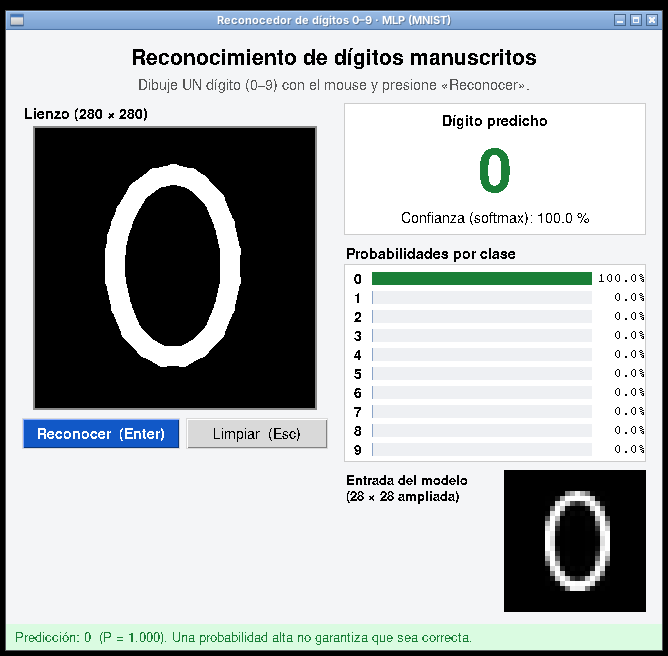
#> input picture results/screenshots/04_digito_0.png, 668 x 656 px; its folder holds 8 pictures in this run
$ python make_report_figures.py
#> lines starting #> are read from the running program, lines starting #| are printed output that depends on the picture; after the words box and inside, x2 and y2 are one past the last pixel; in counts of white or black regions, pixels touching at a corner belong together
### scripts/capture_screenshots.py
"""Prueba de extremo a extremo de la interfaz con mouse real (Linux + Xvfb).

Mueve el puntero con xdotool para DIBUJAR los dígitos 0-9 sobre el lienzo,
pulsa los botones y guarda capturas de pantalla con ImageMagick (import).
Los trazos son trayectorias predefinidas que imitan escritura a mano; no
reemplazan las pruebas con dibujos hechos por una persona.

Requisitos (Linux): Xvfb, openbox, xdotool, imagemagick.
Uso:
    Xvfb :99 -screen 0 1280x900x24 &  DISPLAY=:99 openbox &
    DISPLAY=:99 python scripts/capture_screenshots.py
"""
from __future__ import annotations

import json
import math
import os
import subprocess
import sys
import time
from pathlib import Path

ROOT = Path(__file__).resolve().parent.parent
OUT = ROOT / "results" / "screenshots"
OUT.mkdir(parents=True, exist_ok=True)
GEOM = Path("/tmp/demo_geom.json")
PREDS = ROOT / "results" / "gui_predictions.jsonl"
PY = sys.executable


def sh(*args: str) -> str:
    return subprocess.run(args, check=True, capture_output=True, text=True).stdout


def ellipse(cx, cy, rx, ry, start=-90, end=270, n=40):
#> called with cx = 140, cy = 140, rx = 58, ry = 92, start = -90, end = 270, n = 40
    pts = []
    for i in range(n + 1):
        a = math.radians(start + (end - start) * i / n)
        pts.append((cx + rx * math.cos(a), cy + ry * math.sin(a)))
    return pts


def catmull(points, steps=8):
    """Suaviza una polilínea (spline de Catmull-Rom) para imitar un trazo a mano."""
#> called with steps = 8
    if len(points) < 3:
        return points
    p = [points[0]] + points + [points[-1]]
    out = []
    for i in range(1, len(p) - 2):
        p0, p1, p2, p3 = p[i - 1], p[i], p[i + 1], p[i + 2]
        for s in range(steps):
            t = s / steps
            t2, t3 = t * t, t * t * t
            out.append(tuple(
                0.5 * ((2 * p1[k]) + (-p0[k] + p2[k]) * t +
                       (2 * p0[k] - 5 * p1[k] + 4 * p2[k] - p3[k]) * t2 +
                       (-p0[k] + 3 * p1[k] - 3 * p2[k] + p3[k]) * t3) for k in range(2)))
    out.append(points[-1])
    return out


# Trazos de cada dígito en coordenadas del lienzo (280x280). Lista de trazos.
DIGITS = {
    0: [ellipse(140, 140, 58, 92)],
    1: [catmull([(118, 72), (148, 45), (146, 140), (142, 235)])],
    2: [catmull([(88, 92), (115, 55), (160, 48), (192, 82), (180, 130),
                 (135, 180), (88, 232), (150, 228), (205, 230)])],
    3: [catmull([(85, 70), (135, 45), (188, 72), (178, 118), (135, 135),
                 (190, 165), (185, 215), (135, 238), (82, 215)])],
    4: [catmull([(160, 45), (120, 110), (82, 170), (150, 168), (212, 166)]),
        [(172, 95), (170, 165), (168, 238)]],
    5: [catmull([(198, 52), (150, 50), (102, 52), (96, 128), (150, 112),
                 (195, 148), (188, 205), (140, 236), (86, 214)])],
    6: [catmull([(185, 48), (130, 85), (98, 150), (100, 210), (140, 236),
                 (185, 210), (180, 165), (140, 145), (102, 170)])],
    7: [catmull([(78, 58), (140, 54), (204, 56), (165, 140), (128, 238)])],
    8: [catmull([(180, 70), (140, 45), (98, 72), (110, 115), (175, 160),
                 (190, 210), (140, 240), (90, 210), (105, 160), (170, 115),
                 (182, 72)])],
    9: [ellipse(140, 98, 52, 50, start=0, end=360), catmull([(192, 98), (186, 170), (175, 238)])],
}


# Casos adicionales para analizar límites del sistema.
def _scaled(strokes, scale, dx, dy):
    return [[(x * scale + dx, y * scale + dy) for x, y in st] for st in strokes]


EXTRA_CASES = {
    # Dígito pequeño dibujado en una esquina: prueba recorte y centrado.
    "07_digito_pequeno_esquina": _scaled(DIGITS[3], 0.38, 8, 6),
    # Fuera de alcance: dos dígitos ("12") y una letra ("X").
    "06_fuera_de_alcance_12": (_scaled(DIGITS[1], 0.55, -20, 60)
                               + _scaled(DIGITS[2], 0.55, 115, 60)),
    "06_fuera_de_alcance_X": [[(70, 60), (140, 140), (210, 225)],
                              [(210, 60), (140, 140), (70, 225)]],
}


class GuiSession:
    # [61 lines left out: functions __init__, geom, wait_model, click, draw_digit, shot and 1 more, not called in this run]

    def close(self):
        self.proc.kill()
        self.proc.wait(timeout=10)


# [45 lines left out: function main, not called in this run]


# [2 lines that do not run on import are left out]

### digit_recognizer/preprocessing.py
"""Convierte un dibujo del lienzo en una entrada compatible con MNIST.

MNIST se construyó así: el dígito se recorta, se escala a una caja de
20x20 conservando la proporción y se coloca en una imagen de 28x28
centrado según su centro de masa. Aquí se replica ese proceso para que
el dibujo del usuario se parezca lo más posible a los datos de entrenamiento.
"""
from __future__ import annotations

import numpy as np
from PIL import Image

from . import config

INK_THRESHOLD = 30        # nivel de gris mínimo para considerar "tinta"
MIN_INK_PIXELS = 20       # menos píxeles que esto = lienzo vacío
DIGIT_BOX = 20            # tamaño máximo del dígito dentro de 28x28 (como MNIST)


class EmptyCanvasError(ValueError):
    """Se lanza cuando el lienzo no contiene un trazo suficiente."""


def is_empty(gray: np.ndarray) -> bool:
    """True si el arreglo en escala de grises no contiene trazo útil."""
    return int((gray > INK_THRESHOLD).sum()) < MIN_INK_PIXELS


def _center_by_mass(img28: np.ndarray) -> np.ndarray:
    """Desplaza la imagen para que su centro de masa quede en el centro."""
    total = img28.sum()
    if total == 0:
        return img28
    rows, cols = np.indices(img28.shape)
    cy = (rows * img28).sum() / total
    cx = (cols * img28).sum() / total
    shift_y = int(round(img28.shape[0] / 2 - cy))
    shift_x = int(round(img28.shape[1] / 2 - cx))

    shifted = np.zeros_like(img28)
    h, w = img28.shape
    src_y = slice(max(0, -shift_y), min(h, h - shift_y))
    dst_y = slice(max(0, shift_y), min(h, h + shift_y))
    src_x = slice(max(0, -shift_x), min(w, w - shift_x))
    dst_x = slice(max(0, shift_x), min(w, w + shift_x))
    shifted[dst_y, dst_x] = img28[src_y, src_x]
    return shifted


def preprocess_canvas(image: Image.Image) -> np.ndarray:
    """Imagen PIL del lienzo (trazo claro sobre fondo oscuro) -> arreglo (1, 28, 28).

    Pasos: escala de grises, recorte del área con tinta, redimensionado
    conservando proporciones, márgenes y centrado, y normalización a [0, 1].
    """
    # PNG transparente: componer sobre blanco antes de convertir a gris.
    if "A" in image.getbands() or "transparency" in image.info:
        rgba = image.convert("RGBA")
        background = Image.new("RGBA", rgba.size, "white")
        image = Image.alpha_composite(background, rgba)
    gray = np.asarray(image.convert("L"), dtype=np.uint8)
    if gray.size == 0:
        raise EmptyCanvasError("La imagen no contiene píxeles.")

    # Si el fondo es claro (p. ej. una imagen externa), se invierte.
    if np.median(gray) > 127:
        gray = 255 - gray

    if is_empty(gray):
        raise EmptyCanvasError("El lienzo está vacío o el trazo es demasiado pequeño.")

    # 1) Recorte del rectángulo que contiene la tinta.
    ys, xs = np.nonzero(gray > INK_THRESHOLD)
    crop = gray[ys.min():ys.max() + 1, xs.min():xs.max() + 1]

    # 2) Redimensionar conservando proporciones: el lado mayor mide 20 px.
    h, w = crop.shape
    scale = DIGIT_BOX / max(h, w)
    new_w = max(1, int(round(w * scale)))
    new_h = max(1, int(round(h * scale)))
    small = Image.fromarray(crop).resize((new_w, new_h), Image.Resampling.LANCZOS)

    # 3) Pegar en un lienzo negro de 28x28 (márgenes) y centrar por masa.
    canvas28 = np.zeros((config.IMAGE_SIZE, config.IMAGE_SIZE), dtype=np.float32)
    top = (config.IMAGE_SIZE - new_h) // 2
    left = (config.IMAGE_SIZE - new_w) // 2
    canvas28[top:top + new_h, left:left + new_w] = np.asarray(small, dtype=np.float32)
    canvas28 = _center_by_mass(canvas28)

    # 4) Normalizar y añadir la dimensión de lote: (1, 28, 28).
    canvas28 = np.clip(canvas28 / 255.0, 0.0, 1.0)
    return canvas28[np.newaxis, ...].astype("float32")

### scripts/make_report_figures.py
"""Genera figuras auxiliares para el informe:
- results/figures/pipeline_preprocesamiento.png  (pasos del preprocesamiento)
- results/figures/montaje_gui_0_9.png            (capturas de los dígitos 0-9)

Uso:  python scripts/make_report_figures.py   (después de capture_screenshots.py)
"""
import json
import sys
from pathlib import Path

import matplotlib

matplotlib.use("Agg")
import matplotlib.pyplot as plt
import numpy as np
from PIL import Image, ImageDraw

ROOT = Path(__file__).resolve().parent.parent
sys.path.insert(0, str(ROOT))
sys.path.insert(0, str(ROOT / "scripts"))

from capture_screenshots import DIGITS, catmull  # noqa: E402,F401
from digit_recognizer.preprocessing import DIGIT_BOX, INK_THRESHOLD, preprocess_canvas  # noqa: E402

FIG = ROOT / "results" / "figures"
SHOTS = ROOT / "results" / "screenshots"


def pipeline_figure():
    # Dígito 5 dibujado pequeño y desplazado, para que el efecto sea visible.
    img = Image.new("L", (280, 280), 0)
#> img: PIL image 280x280 L; every value is 0
    d = ImageDraw.Draw(img)
    for stroke in DIGITS[5]:
        pts = [(x * 0.6 + 100, y * 0.6 + 95) for x, y in stroke]
        d.line(pts, fill=255, width=20, joint="curve")
    gray = np.asarray(img)
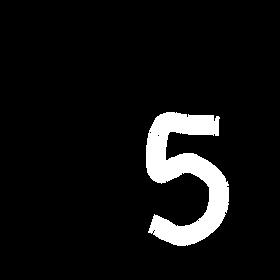
#> gray: shape (280, 280); 7% white; 1 white region, box (x1, y1, x2, y2) and area: (146, 112, 229, 246) 5525
    ys, xs = np.nonzero(gray > INK_THRESHOLD)
#> ys = 5525 values from 112 to 245; xs = 5525 values, max 228 at index 3470, min 146 at index 1546, mean 185.7
    crop = gray[ys.min():ys.max() + 1, xs.min():xs.max() + 1]
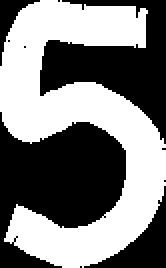
#> crop: shape (134, 83) (shown 2 times larger); 49.7% white; 1 white region, box (x1, y1, x2, y2) and area: (0, 0, 83, 134) 5525
    h, w = crop.shape
#> h = 134; w = 83
    s = DIGIT_BOX / max(h, w)
#> s = 0.149
    small = np.asarray(Image.fromarray(crop).resize((max(1, round(w * s)), max(1, round(h * s))),
                                                     Image.Resampling.LANCZOS))
    final = preprocess_canvas(img)[0]
#> in preprocess_canvas, `ys, xs = np.nonzero(gray > INK_THRESHOLD)`: ys = 5525 values from 112 to 245
#> in preprocess_canvas, `canvas28[top:top + new_h, left:left + new_w] = np.asarray(small, dtype..`:
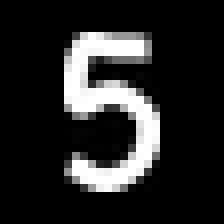
#> canvas28: shape (28, 28) float32 (shown 8 times larger); min 0, max 255, mean 39.1
#> in _center_by_mass, `total = img28.sum()`: total = 30647
#> in _center_by_mass, `cy = (rows * img28).sum() / total`: cy = 13.01
#> in _center_by_mass, `cx = (cols * img28).sum() / total`: cx = 13.31
#> in _center_by_mass, `shift_y = int(round(img28.shape[0] / 2 - cy))`: shift_y = 1

    panels = [(gray, "1. Lienzo 280×280\n(trazo claro, fondo negro)"),
              (crop, f"2. Recorte del área\ncon tinta ({w}×{h})"),
              (small, f"3. Redimensionado\n(lado mayor = 20 px)"),
              (final, "4. 28×28 centrado por\nmasa y normalizado [0,1]")]
    fig, axes = plt.subplots(1, 4, figsize=(10, 2.9))
    for ax, (arr, title) in zip(axes, panels):
        ax.imshow(arr, cmap="gray")
        ax.set_title(title, fontsize=9)
        ax.set_xticks([])
        ax.set_yticks([])
#> this loop made 4 passes
    fig.tight_layout()
    fig.savefig(FIG / "pipeline_preprocesamiento.png", dpi=170)
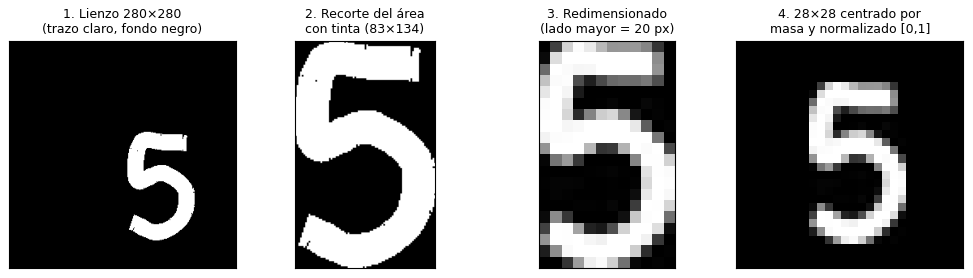
#> figure drawn by matplotlib, 4 panels
    plt.close(fig)


def montage():
    ims = [Image.open(SHOTS / f"04_digito_{d}.png").convert("RGB") for d in range(10)]
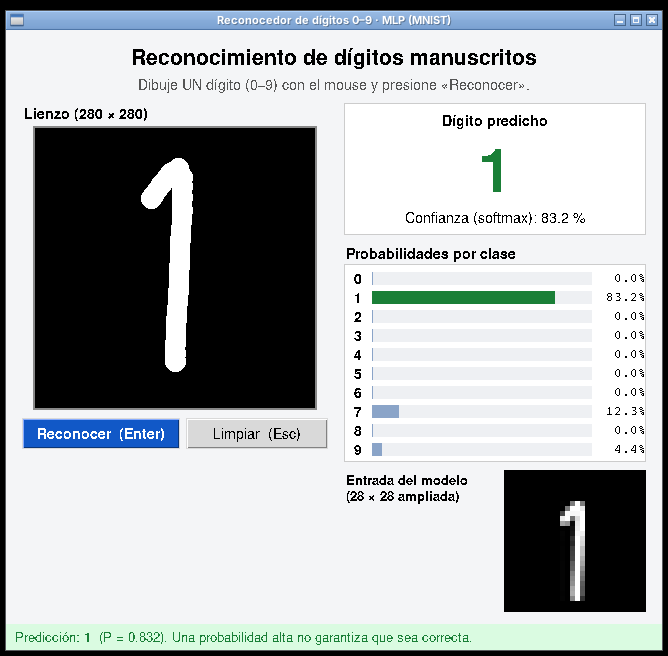
#> input picture results/screenshots/04_digito_1.png, 668 x 656 px
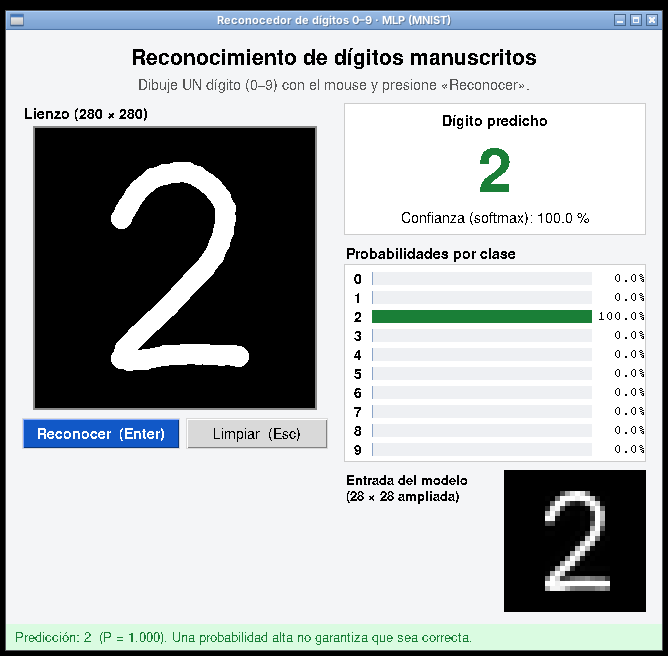
#> input picture results/screenshots/04_digito_2.png, 668 x 656 px
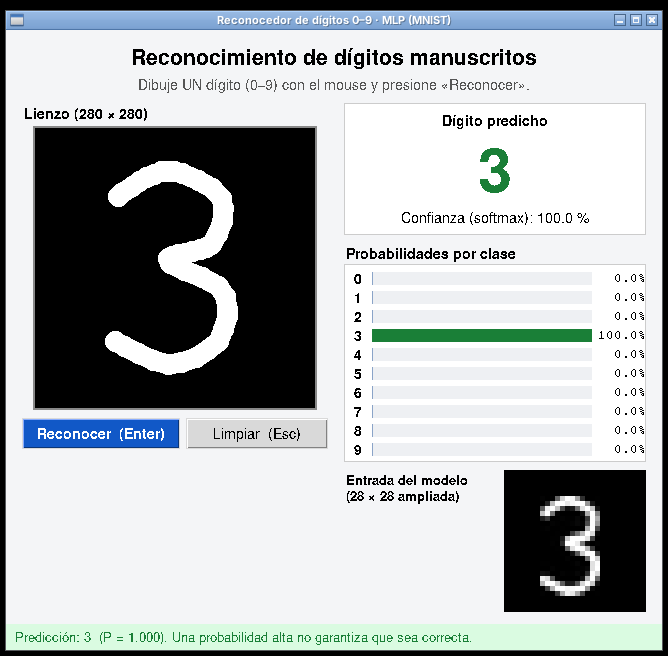
#> input picture results/screenshots/04_digito_3.png, 668 x 656 px
    w, h = ims[0].size
    sheet = Image.new("RGB", (w * 5, h * 2), "white")
    for k, im in enumerate(ims):
        sheet.paste(im, ((k % 5) * w, (k // 5) * h))
    sheet.save(FIG / "montaje_gui_0_9.png")


if __name__ == "__main__":
    pipeline_figure()
#> (the run stopped early here; a loop or call above may not have finished)
